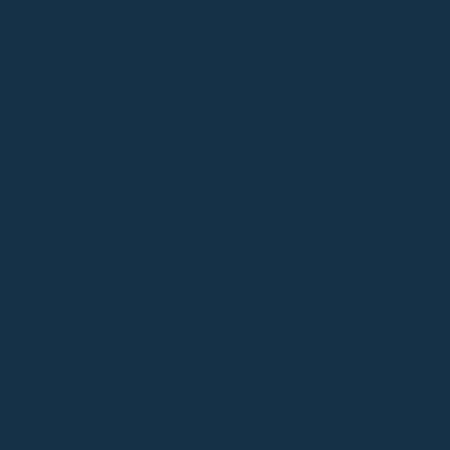
Frame 1 (no input)
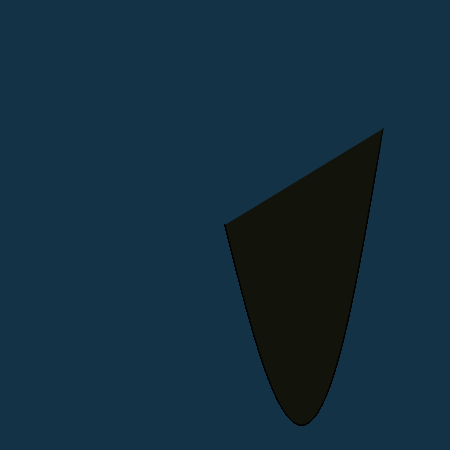
Frame 60 (no input)
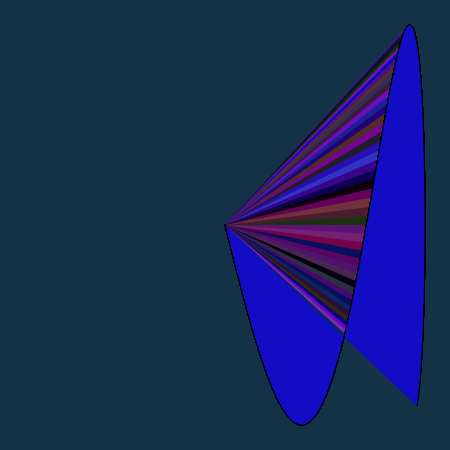
Frame 120 (the mouse pressed at the canvas centre since frame 60)

The p5.js sketch that drew these frames (run headless with seeded random() and noise() and a simulated clock; from frame 60 on, the mouse is pressed at the canvas centre):

// p5.js sketch
// ── sketch.js
var waveLengthOne = 50.0;
var waveLengthTwo = 200.0;
var pointCount = 0;
var angle = 1.0;
var amplitude = 200;

function setup(){
  createCanvas(450, 450);
  background (20, 50, 70);
}
function draw(){
  //specified random colors to fill in as the shape is drawn
fill(random(120),random(50),random(200));

//Start drawing shape from the middle of the page. Changing PI will change the speed, utilize frameRate if done.
translate(width/2, height/2);
beginShape();
  for(var i=0; i < pointCount; i++){
  angle = i / waveLengthOne * PI;
  var y = sin(angle)* amplitude;
  angle = i / waveLengthTwo * PI;
  var x = sin(angle)* amplitude;
  vertex(x,y); 
  }
endShape();
  pointCount++;
}
